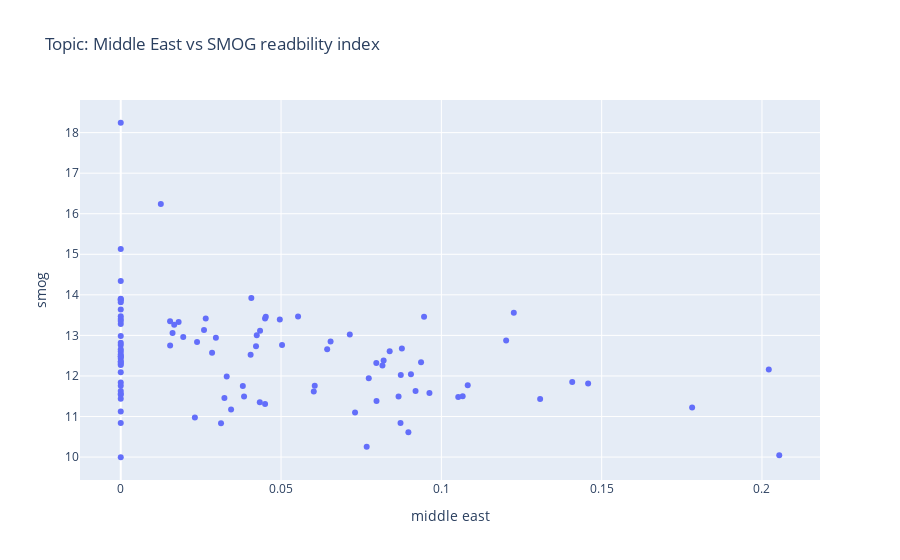

Notebook code for this chart:
### Code cell
fig = px.scatter(tidy_topic, x="middle east", y="smog",
                title="Topic: Middle East vs SMOG readbility index")
fig.show()
